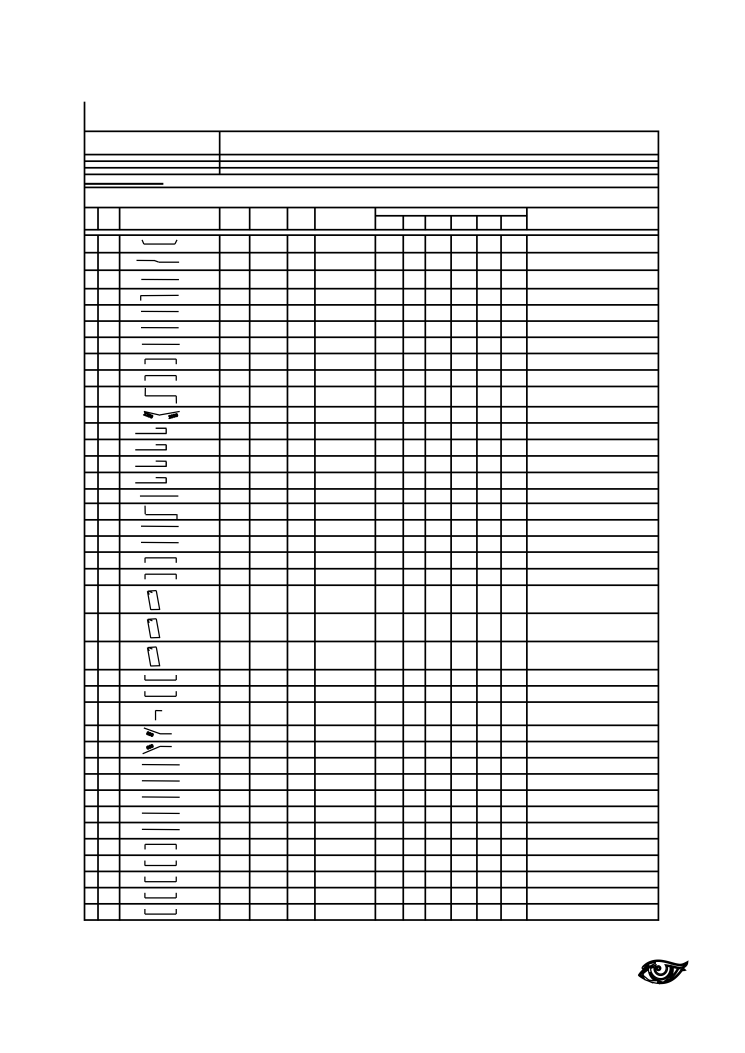
#> input picture Bend_Detection/upscaled.png, 2977 x 4210 px (shown at 1/4 size)
$ jupyter execute --allow-errors Major_project-Submission.ipynb
#> lines starting #> are read from the running program, lines starting #| are printed output that depends on the picture; after the words box and inside, x2 and y2 are one past the last pixel; in counts of white or black regions, pixels touching at a corner belong together
# Cropping required Column with shapes

[cell 1]
import cv2
import numpy as np
import matplotlib.pyplot as plt

# Read the image using OpenCV
img_path = "upscaled.png"
img = cv2.imread(img_path, cv2.IMREAD_GRAYSCALE)
#> img is the input picture: shape (4210, 2977); min 0, max 255, mean 233.1

# Apply Gaussian blur to reduce noise
blurred_img = cv2.GaussianBlur(img, (5, 5), 0)

# Apply Canny edge detection
edges = cv2.Canny(blurred_img, 50, 150, apertureSize=3)
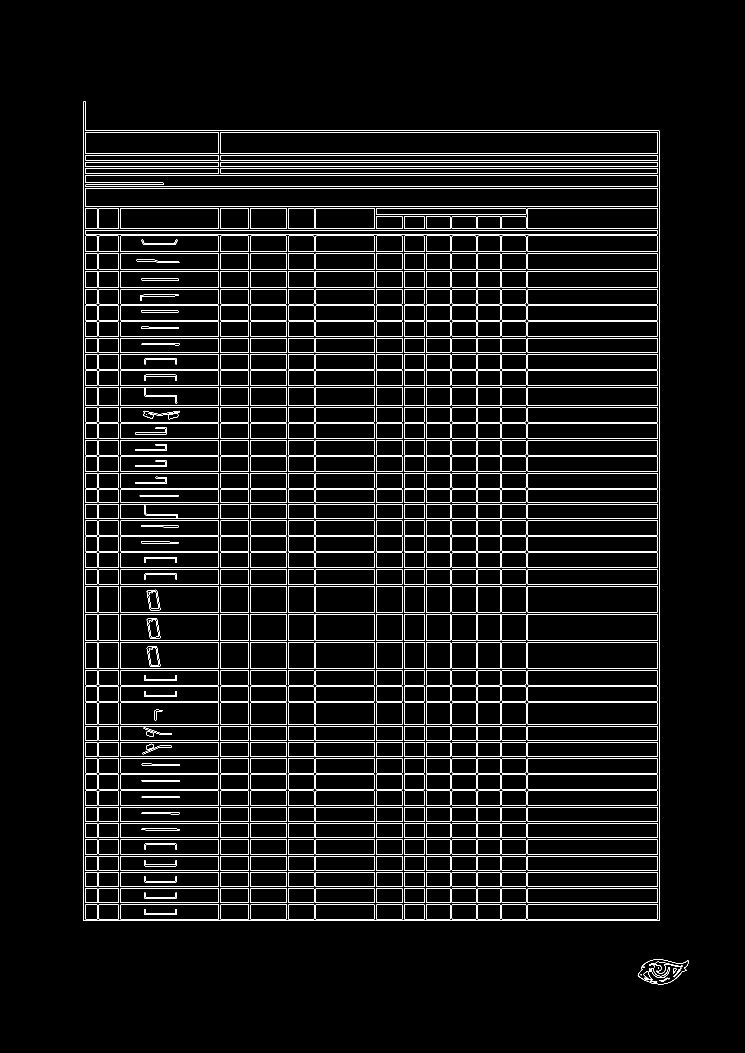
#> edges: shape (4210, 2977) (shown at 1/4 size); 2.4% white in thin lines or dots, all inside (x1, y1, x2, y2) = (334, 406, 2754, 3938)

# Detect lines using probabilistic Hough transform
lines = cv2.HoughLinesP(edges, rho=1, theta=np.pi/180, threshold=100, minLineLength=100, maxLineGap=10)
#> lines = 242 rows, first 6: [2637, 3680, 2637, 524], [2630, 1213, 2630, 946], [341, 3683, 341, 407], [1697, 3683, 1697, 937], [334, 3681, 334, 407], [1801, 2559, 1801, 2459]

# Draw lines on a copy of the original image
lines_img = cv2.cvtColor(img, cv2.COLOR_GRAY2BGR)
vertical_lines = []
if lines is not None:
    for line in lines:
        x1, y1, x2, y2 = line[0]
        if abs(x1 - x2) < abs(y1 - y2):
            cv2.line(lines_img, (x1, y1), (x2, y2), (0, 255, 0), 2)
            vertical_lines.append((x1 + x2) // 2)
#> this loop made 242 passes
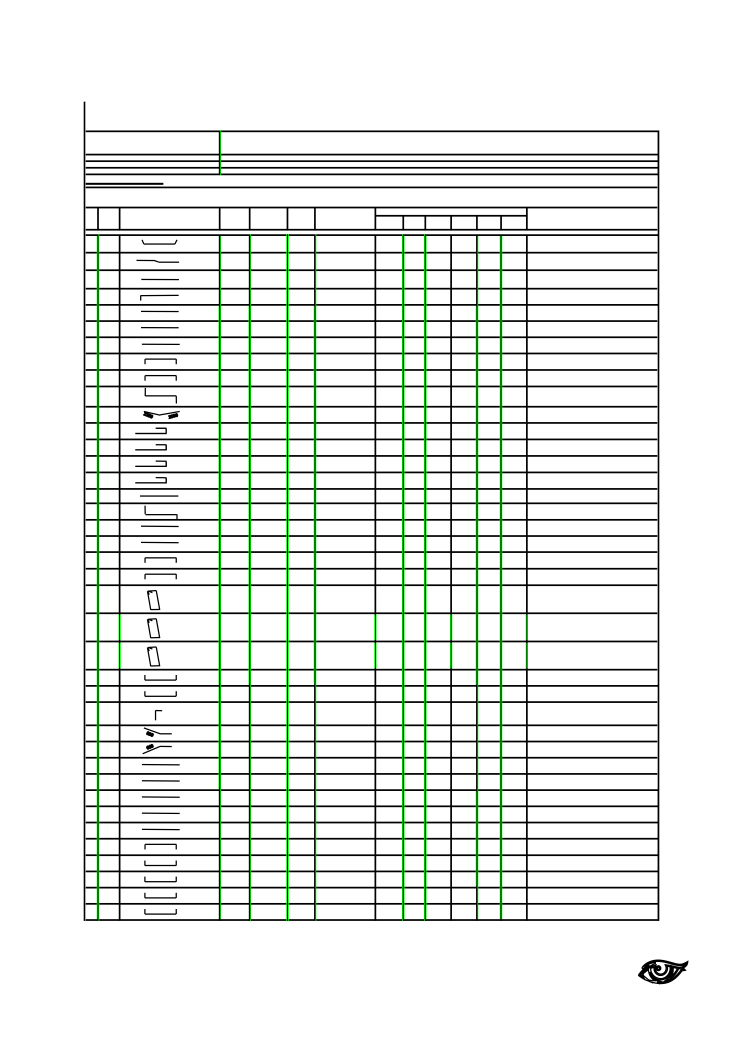
#> lines_img: shape (4210, 2977, 3) (shown at 1/4 size); mean B, G, R 231.3, 234.9, 231.3
#> after the loop, vertical_lines = 44 values, max 2637 at index 0, min 334 at index 4, mean 1474

# Sort vertical line x-coordinates
vertical_lines.sort()

# Iterate over pairs of vertical lines to find data between them
for i in range(len(vertical_lines) - 1):
    x1 = vertical_lines[i]
    x2 = vertical_lines[i + 1]

    # Crop the column between two vertical lines
    column_img = img[:, x1:x2]

    # Calculate the Canny edge count for the column
    edge_count = np.sum(edges[:, x1:x2] == 255)

    # Check if this column has the maximum edge count
    max_edge_count = max(np.sum(edges[:, vertical_lines[i]:vertical_lines[i + 1]] == 255) for i in range(len(vertical_lines) - 1))
    if edge_count == max_edge_count:
        # Display the cropped column
        plt.imshow(column_img, cmap='gray')
        plt.axis('off')
        plt.title("Column with Maximum Edge Count")
        plt.show()
        cv2.imwrite(f"cropped_column.png", column_img)
#> this loop made 43 passes
#> (x1, x2, edge_count) on passes 1 to 12: (334, 341, 3290), (341, 388, 7467), (388, 395, 2674), (395, 475, 10468), (475, 475, 0), (475, 481, 2452), (481, 481, 0), (481, 875, 54039), (875, 875, 0), (875, 882, 2652), (882, 882, 0), (882, 995, 13551)

# Saving individual shapes in a separate folder
### we save only those rows with shapes in it and ignore the rest

[cell 2]
import cv2
import numpy as np
import matplotlib.pyplot as plt

# Read the cropped column image
cropped_column_img = cv2.imread("cropped_column.png", cv2.IMREAD_GRAYSCALE)
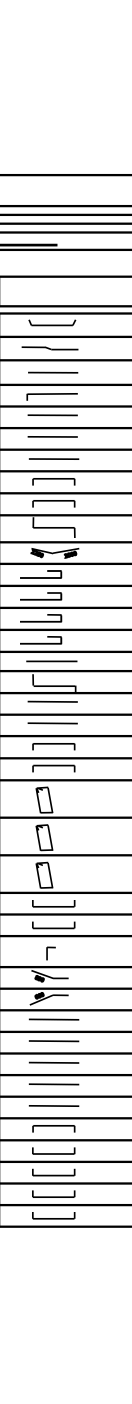
#> cropped_column_img: shape (4210, 394) (shown at 1/3 size); min 0, max 255, mean 229.2

# Apply Gaussian blur to reduce noise
blurred_img = cv2.GaussianBlur(cropped_column_img, (5, 5), 0)
#> blurred_img: shape (4210, 394)

# Apply adaptive thresholding to binarize the image
binary_image_adaptive = cv2.adaptiveThreshold(blurred_img, 255, cv2.ADAPTIVE_THRESH_MEAN_C, cv2.THRESH_BINARY_INV, 11, 5)
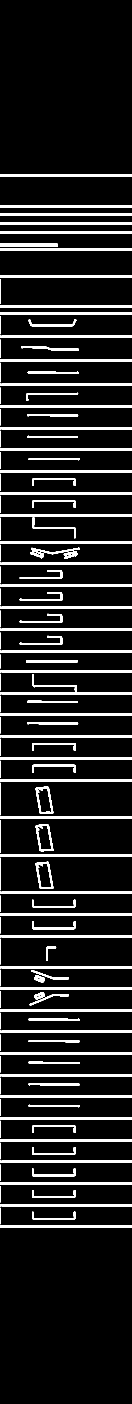
#> binary_image_adaptive: shape (4210, 394) (shown at 1/3 size); 10% white; 130 white regions, largest, box (x1, y1, x2, y2) and area: (0, 2022, 394, 2083) 3660, (0, 522, 394, 529) 2758, (0, 615, 394, 622) 2758

# Apply morphological closing to connect nearby edges and smoothen the lines
kernel = np.ones((1, 5), np.uint8)
closed_img = cv2.morphologyEx(binary_image_adaptive, cv2.MORPH_CLOSE, kernel)
#> closed_img: shape (4210, 394); 10% white; 130 white regions, largest, box (x1, y1, x2, y2) and area: (0, 2022, 394, 2083) 3661, (0, 522, 394, 529) 2758, (0, 615, 394, 622) 2758

# Find horizontal lines using morphological operations
horizontal_lines = cv2.morphologyEx(closed_img, cv2.MORPH_OPEN, kernel, iterations=2)
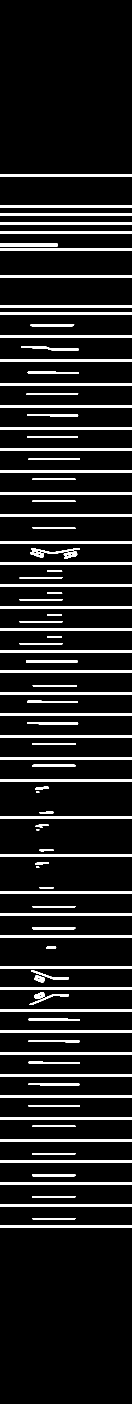
#> horizontal_lines: shape (4210, 394) (shown at 1/3 size); 9.4% white; 104 white regions

# Find contours of horizontal lines
contours, _ = cv2.findContours(horizontal_lines, cv2.RETR_EXTERNAL, cv2.CHAIN_APPROX_SIMPLE)
#> contours = 104 contours; largest, box (x1, y1, x2, y2) and area: (0, 3612, 394, 3619) 2358, (0, 3547, 394, 3554) 2358, (0, 3482, 394, 3489) 2358, (0, 3222, 394, 3229) 2358, (0, 3157, 394, 3164) 2358

# Filter horizontal lines based on length and horizontal coverage
filtered_lines = []
for contour in contours:
    x, y, w, h = cv2.boundingRect(contour)
    if w > 0.9 * cropped_column_img.shape[1]:  # Check if line spans entire width
        filtered_lines.append(contour)
#> this loop made 104 passes
#> (x, y, w, h) on passes 2, 4, 6, 8, 10, 12, 14, 16, 18, 20, 22, 23: (96, 3654, 131, 5), (96, 3589, 131, 5), (96, 3524, 131, 5), (96, 3459, 131, 6), (96, 3375, 131, 5), (86, 3315, 153, 6), (86, 3250, 153, 6), (86, 3185, 153, 7), (86, 3120, 153, 7), (86, 3056, 153, 6), (103, 2986, 31, 11), (88, 2983, 119, 32)
#> (contour, x, y, w, h) on passes 1, 3, 5, 7, 9, 11: ([[0, 3677], [0, 3682], [393, 3682], [393, 3677]], 0, 3677, 394, 6), ([[0, 3612], [0, 3618], [393, 3618], [393, 3612]], 0, 3612, 394, 7), ([[0, 3547], [0, 3553], [393, 3553], [393, 3547]], 0, 3547, 394, 7), ([[0, 3482], [0, 3488], [393, 3488], [393, 3482]], 0, 3482, 394, 7), ([[0, 3418], [0, 3423], [393, 3423], [393, 3418]], 0, 3418, 394, 6), ([[0, 3352], [0, 3357], [393, 3357], [393, 3352]], 0, 3352, 394, 6)

# Draw the filtered horizontal lines on a copy of the original image
lines_img = cv2.cvtColor(cropped_column_img, cv2.COLOR_GRAY2BGR)
#> lines_img: shape (4210, 394, 3)
for line in filtered_lines:
    x, y, w, h = cv2.boundingRect(line)
    cv2.rectangle(lines_img, (x, y), (x + w, y + h), (0, 255, 0), 2)
#> this loop made 48 passes
#> line on passes 1 to 12: [[0, 3677], [0, 3682], [393, 3682], [393, 3677]], [[0, 3612], [0, 3618], [393, 3618], [393, 3612]], [[0, 3547], [0, 3553], [393, 3553], [393, 3547]], [[0, 3482], [0, 3488], [393, 3488], [393, 3482]], [[0, 3418], [0, 3423], [393, 3423], [393, 3418]], [[0, 3352], [0, 3357], [393, 3357], [393, 3352]], [[0, 3287], [0, 3292], [393, 3292], [393, 3287]], [[0, 3222], [0, 3228], [393, 3228], [393, 3222]], [[0, 3157], [0, 3163], [393, 3163], [393, 3157]], [[0, 3092], [0, 3098], [393, 3098], [393, 3092]], [[0, 3028], [0, 3033], [393, 3033], [393, 3028]], [[0, 2963], [0, 2968], [393, 2968], [393, 2963]]
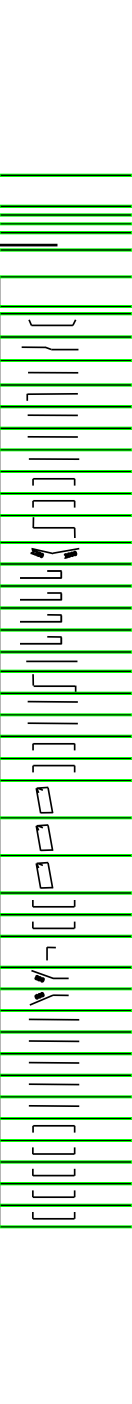
#> lines_img: shape (4210, 394, 3) (shown at 1/3 size); mean B, G, R 221.3, 238.8, 221.3

# Display the image with filtered horizontal lines
plt.figure(figsize=(20, 20))
plt.imshow(lines_img)
plt.axis('off')
plt.show()

[cell 3]
import cv2
import numpy as np
import os

def is_image_blank(image, blank_threshold=0.98, min_non_blank_pixels=100):
    # Calculate the percentage of white pixels in the image
    white_pixels = np.sum(image >= 200)  # Assuming white pixels have intensity >= 200
    total_pixels = image.size
    white_ratio = white_pixels / total_pixels

    # Check if the image has a large enough percentage of white pixels to be considered blank
    if white_ratio > blank_threshold:
        # Check if there are enough non-blank pixels to avoid mistakenly removing data rows
        non_blank_pixels = total_pixels - white_pixels
        if non_blank_pixels < min_non_blank_pixels:
            return True  # Image is considered blank
    return False  # Image is not blank

# Read the cropped column image
cropped_column_img = cv2.imread("cropped_column.png", cv2.IMREAD_GRAYSCALE)

# Apply Gaussian blur to reduce noise
blurred_img = cv2.GaussianBlur(cropped_column_img, (5, 5), 0)

# Apply adaptive thresholding to binarize the image
binary_image_adaptive = cv2.adaptiveThreshold(blurred_img, 255, cv2.ADAPTIVE_THRESH_MEAN_C, cv2.THRESH_BINARY_INV, 11, 5)

# Apply morphological closing to connect nearby edges and smoothen the lines
kernel = np.ones((1, 5), np.uint8)
closed_img = cv2.morphologyEx(binary_image_adaptive, cv2.MORPH_CLOSE, kernel)

# Find horizontal lines using morphological operations
horizontal_lines = cv2.morphologyEx(closed_img, cv2.MORPH_OPEN, kernel, iterations=2)

# Find contours of horizontal lines
contours, _ = cv2.findContours(horizontal_lines, cv2.RETR_EXTERNAL, cv2.CHAIN_APPROX_SIMPLE)

# Filter horizontal lines based on length and horizontal coverage
filtered_lines = []
for contour in contours:
    x, y, w, h = cv2.boundingRect(contour)
    if w > 0.9 * cropped_column_img.shape[1]:  # Check if line spans entire width
        filtered_lines.append(contour)
#> this loop made 104 passes

# Sort filtered lines by y-coordinate
filtered_lines.sort(key=lambda c: cv2.boundingRect(c)[1])

# Define the output folder
output_folder = "Shapes"

# Create the output folder if it doesn't exist
if not os.path.exists(output_folder):
    os.makedirs(output_folder)

# Function to crop and save rows
def crop_and_save_rows(lines):
    for i in range(len(lines) - 1):
        x1, y1, w1, h1 = cv2.boundingRect(lines[i])
        x2, y2, w2, h2 = cv2.boundingRect(lines[i + 1])

        # Crop the region between two horizontal lines
        row_img = cropped_column_img[y1 + h1 : y2, :]

        # Check if the cropped row has sufficient width and is not blank
        if row_img.shape[1] > 5 and not is_image_blank(row_img):
            # Save the cropped row image
            cv2.imwrite(os.path.join(output_folder, f"row_{i + 1}.png"), row_img)
#> this loop made 47 passes
#> pass 1, in crop_and_save_rows, `row_img = cropped_column_img[y1 + h1 : y2, :]`:
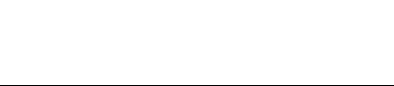
#> row_img: shape (86, 394); values 221 (black) and 255 (white), 98.8% white; black in thin lines or dots, all inside (x1, y1, x2, y2) = (0, 85, 394, 86)
#> pass 3, in crop_and_save_rows, `row_img = cropped_column_img[y1 + h1 : y2, :]`:
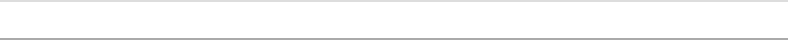
#> row_img: shape (20, 394) (shown 2 times larger); min 170, max 255, mean 249.1

# Crop and save rows
crop_and_save_rows(filtered_lines)

# Print the number of saved rows
num_rows_saved = len(os.listdir(output_folder))
print(f"{num_rows_saved} rows saved in the '{output_folder}' folder.")
#| 0 rows saved in the 'Shapes' folder.

[cell 4]
import cv2
import numpy as np
import matplotlib.pyplot as plt
import os

# Function to remove patches from an image and display the result
# [57 lines left out: function remove_patches_and_display, not called in this run]

# Path to the folder containing the images
folder_path = "Shapes"

# Iterate over each image in the folder
for filename in os.listdir(folder_path):
    if filename.endswith(".png") or filename.endswith(".jpg"):
        # Construct the full path to the image
        image_path = os.path.join(folder_path, filename)

        # Remove patches and display the result
        remove_patches_and_display(image_path)

[cell 5]
import cv2
import os
import numpy as np
import matplotlib.pyplot as plt

# Folder path containing the cropped images
image_folder = "Shapes"

# Gaussian blur parameters
gaussian_ksize = (3, 3)
gaussian_sigma = 0  # Default sigma value for Gaussian blur

# Dilation kernel and iterations
dilation_kernel = np.ones((3, 3), np.uint8)
dilation_iterations = 2  # Number of dilation iterations

# Check if the folder exists
if not os.path.exists(image_folder):
    raise FileNotFoundError(f"Folder '{image_folder}' does not exist.")

# Get all valid image files in the folder
image_files = [f for f in os.listdir(image_folder) if f.lower().endswith(('.jpg', '.jpeg', '.png', '.bmp'))]

# If no image files found, exit early
if not image_files:
    print("No valid image files found in the folder.")
else:
    # Loop through all image files in the folder
    for image_file in image_files:
        image_path = os.path.join(image_folder, image_file)

        try:
            # Read the image in grayscale
            image = cv2.imread(image_path, cv2.IMREAD_GRAYSCALE)

            if image is None:
                print(f"Failed to read image: {image_file}")
                continue

            # Apply Gaussian blur for noise reduction
            blurred_img = cv2.GaussianBlur(image, gaussian_ksize, gaussian_sigma)

            # Apply dilation to enhance edges
            dilated_img = cv2.dilate(blurred_img, dilation_kernel, dilation_iterations)

            # Shi-Tomasi corner detection
            corners = cv2.goodFeaturesToTrack(
                dilated_img, maxCorners=300, qualityLevel=0.01, minDistance=5
            )

            # Visualize the image, corners, and bends
            plt.figure(figsize=(12, 6))

            # Plot the original image
            plt.subplot(1, 2, 1)
            plt.imshow(image, cmap='gray')
            plt.title(f"Original Image: {image_file}")
            plt.axis('off')

            # Plot the dilated image with corners
            plt.subplot(1, 2, 2)
            plt.imshow(dilated_img, cmap='gray')
            plt.title(f"Dilated Image: {image_file}")

            if corners is not None:
                corners = np.int0(corners)  # Convert to integer coordinates

                # Plot the corners on the image
                for corner in corners:
                    x, y = corner.ravel()  # Get x and y coordinates
                    plt.plot(x, y, 'ro', ms=5)  # Red dots for corners

                # Print the number of corners detected
                num_corners = len(corners)
                print(f"Image: {image_file}, Number of corners detected: {num_corners}")
            else:
                print(f"Image: {image_file}, No corners detected")

            # Show the plot
            plt.tight_layout()
            plt.show()

        except Exception as e:
            print(f"An error occurred while processing '{image_file}': {e}")

[cell 6]
import os
import cv2
import numpy as np
import pandas as pd

# Folder path containing the cropped images
image_folder = "Shapes"

# Excel output file path
excel_output = "corner_detection_results.xlsx"

# Create an empty list to hold the data for the Excel sheet
data = []

# Gaussian blur parameters
gaussian_ksize = (3, 3)
gaussian_sigma = 0  # Default sigma value for Gaussian blur

# Dilation kernel and iterations
dilation_kernel = np.ones((3, 3), np.uint8)
dilation_iterations = 2  # Number of dilation iterations

# Check if the folder exists
if not os.path.exists(image_folder):
    raise FileNotFoundError(f"Folder '{image_folder}' does not exist.")

# Get all valid image files in the folder
image_files = [f for f in os.listdir(image_folder) if f.lower().endswith(('.jpg', '.jpeg', '.png', '.bmp'))]

# If no image files found, exit early
if not image_files:
    print("No valid image files found in the folder.")
else:
    # Loop through all image files in the folder
    for image_file in image_files:
        image_path = os.path.join(image_folder, image_file)

        try:
            # Read the image in grayscale
            image = cv2.imread(image_path, cv2.IMREAD_GRAYSCALE)

            if image is None:
                print(f"Failed to read image: {image_file}")
                continue

            # Apply Gaussian blur for noise reduction
            blurred_img = cv2.GaussianBlur(image, gaussian_ksize, gaussian_sigma)

            # Apply dilation to enhance edges
            dilated_img = cv2.dilate(blurred_img, dilation_kernel, dilation_iterations)

            # Shi-Tomasi corner detection
            corners = cv2.goodFeaturesToTrack(
                dilated_img, maxCorners=300, qualityLevel=0.01, minDistance=5
            )

            # Determine the number of corners
            if corners is not None:
                num_corners = len(corners)
                num_bends = max(0, num_corners - 2)  # Avoid negative values

                # Add the data to the list
                data.append({
                    'Image Name': image_file,
                    'Number of Corners': num_corners,
                    'Number of Bends': num_bends
                })

            else:
                # No corners detected, set 0 bends
                data.append({
                    'Image Name': image_file,
                    'Number of Corners': 0,
                    'Number of Bends': 0
                })

        except Exception as e:
            print(f"An error occurred while processing '{image_file}': {e}")

    # Create a DataFrame from the data list
    df = pd.DataFrame(data)

    # Save the DataFrame to an Excel file
    df.to_excel(excel_output, index=False)

    print(f"Results saved to '{excel_output}'")

# Image Classification

[cell 7]
import tensorflow as tf
import os

#> (a cell that did not finish here is left out)

[cell 9]
import cv2
import imghdr
import matplotlib.pyplot as plt
import numpy as np

[cell 10]
data_dir = 'dataset'

[cell 11]
image_exts = ['jpeg','jpg', 'bmp', 'png']
image_exts

[cell 12]
for image_class in os.listdir(data_dir):
    for image in os.listdir(os.path.join(data_dir, image_class)):
        image_path = os.path.join(data_dir, image_class, image)
        try:
            img = cv2.imread(image_path)
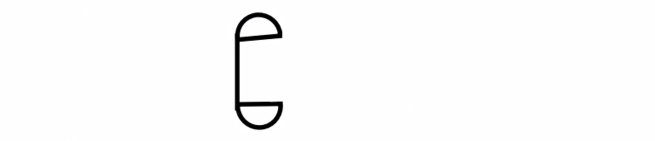
#> input picture Bend_Detection/dataset/circular/circ_cab1_big.png, 655 x 141 px
#> img is the input picture: shape (141, 655, 3); mean B, G, R 251.4, 250.4, 251.4
            tip = imghdr.what(image_path)
            if tip not in image_exts:
                print('Image not in ext list {}'.format(image_path))
                os.remove(image_path)
        except Exception as e:
            print('Issue with image {}'.format(image_path))
            # os.remove(image_path)
